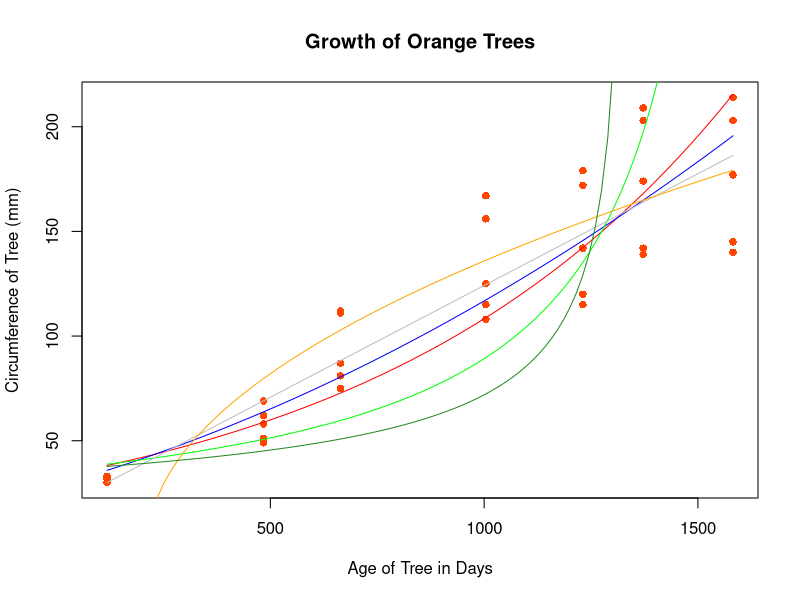
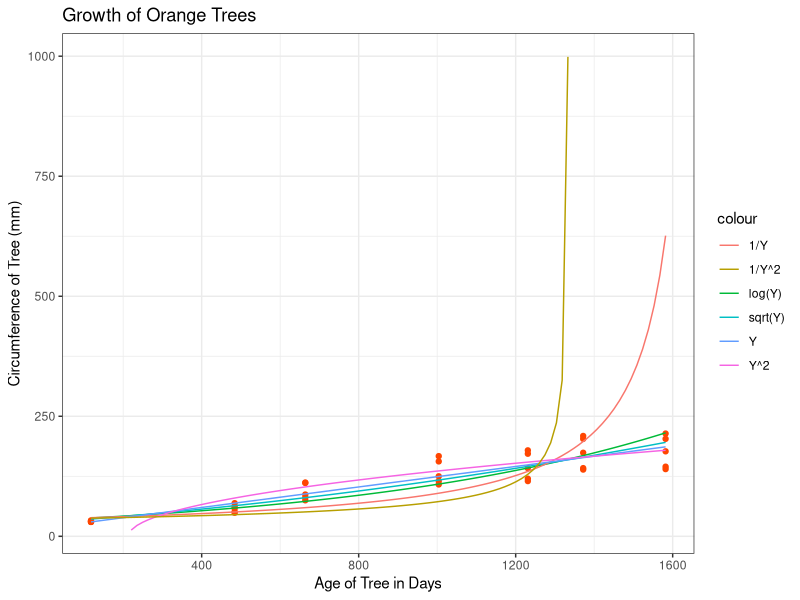
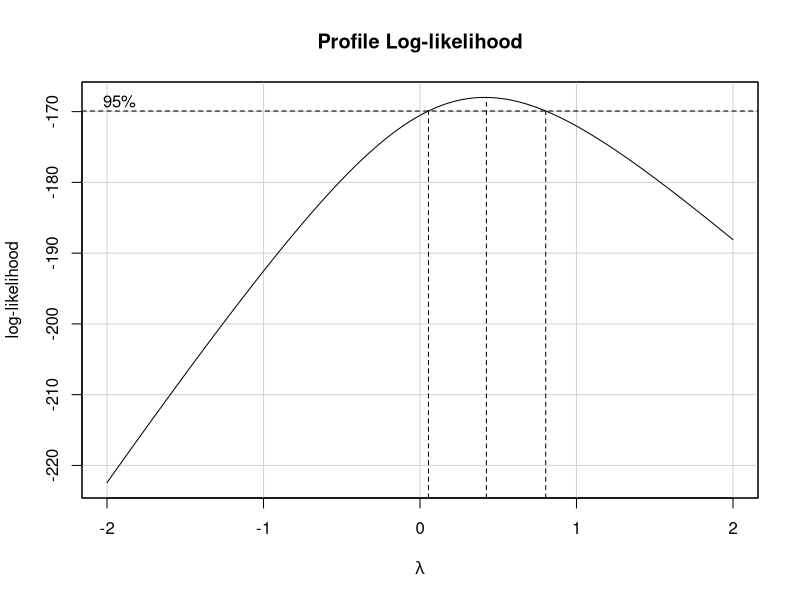
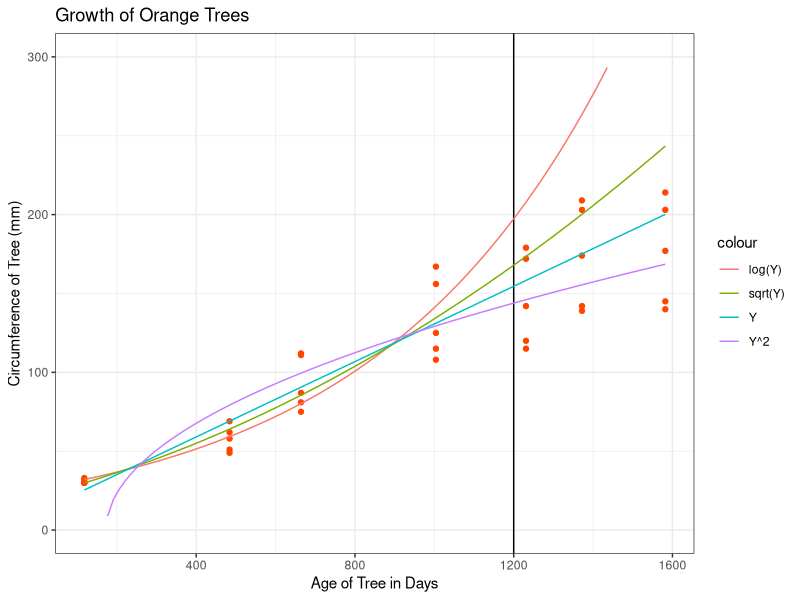

The R script that drew these images, in order:
lm.log <- lm(log(circumference) ~ age, data=Orange)
b.log <- coef(lm.log)
b.log[1]
b.log[2]

lm.sqrt <- lm(sqrt(circumference) ~ age, data=Orange)
b.sqrt <- coef(lm.sqrt)

lm.1oY <- lm(1/circumference ~ age, data=Orange)
b.1oY <- coef(lm.1oY)

lm.y <- lm(circumference ~ age, data=Orange)
b.y <- coef(lm.y)

lm.y2 <- lm(circumference^2 ~ age, data=Orange)
b.y2 <- coef(lm.y2)

lm.1oY2 <- lm(1/circumference^2 ~ age, data=Orange)
b.1oY2 <- coef(lm.1oY2)


# Base Graphic


plot(circumference ~ age, data=Orange, pch=16, col="orangered", main="Growth of Orange Trees", xlab="Age of Tree in Days", ylab="Circumference of Tree (mm)")

curve( exp(b.log[1] + b.log[2]*x), add=TRUE, col="red")
curve( (b.sqrt[1] + b.sqrt[2]*x)^2, add=TRUE, col="blue")
curve( 1/(b.1oY[1] + b.1oY[2]*x), add=TRUE, col="green")
curve( b.y[1] + b.y[2]*x, add=TRUE, col="gray")
curve( sqrt(b.y2[1] + b.y2[2]*x), add=TRUE, col="orange")
curve( 1/sqrt(b.1oY2[1] + b.1oY2[2]*x), add=TRUE, col="forestgreen")

# ggplot Graphic

library(tidyverse)

ggplot(Orange, aes(x=age, y=circumference)) + 
  geom_point(color="orangered") +
  stat_function(fun=function(x) exp(b.log[1] + b.log[2]*x), aes(color="log(Y)")) + 
  stat_function(fun=function(x) (b.sqrt[1] + b.sqrt[2]*x)^2, aes(color="sqrt(Y)")) + 
  stat_function(fun=function(x) 1/(b.1oY[1] + b.1oY[2]*x), aes(color="1/Y")) + 
  stat_function(fun=function(x) b.y[1] + b.y[2]*x, aes(color="Y")) + 
  stat_function(fun=function(x) sqrt(b.y2[1] + b.y2[2]*x), aes(color="Y^2")) + 
  stat_function(fun=function(x) 1/sqrt(b.1oY2[1] + b.1oY2[2]*x), aes(color="1/Y^2")) + 
  labs(title="Growth of Orange Trees", x="Age of Tree in Days", y="Circumference of Tree (mm)") + 
  theme_bw( ) 

library(car)
boxCox(lm.y)


YoungOrange <- filter(Orange, age < 1200)


lm.log <- lm(log(circumference) ~ age, data=YoungOrange)
b.log <- coef(lm.log)

lm.sqrt <- lm(sqrt(circumference) ~ age, data=YoungOrange)
b.sqrt <- coef(lm.sqrt)

lm.1oY <- lm(1/circumference ~ age, data=YoungOrange)
b.1oY <- coef(lm.1oY)

lm.y <- lm(circumference ~ age, data=YoungOrange)
b.y <- coef(lm.y)

lm.y2 <- lm(circumference^2 ~ age, data=YoungOrange)
b.y2 <- coef(lm.y2)

lm.1oY2 <- lm(1/circumference^2 ~ age, data=YoungOrange)
b.1oY2 <- coef(lm.1oY2)



ggplot(Orange, aes(x=age, y=circumference)) + 
  geom_point(color="orangered") +
  geom_vline(aes(xintercept=1200)) + 
  stat_function(fun=function(x) exp(b.log[1] + b.log[2]*x), aes(color="log(Y)")) + 
  stat_function(fun=function(x) (b.sqrt[1] + b.sqrt[2]*x)^2, aes(color="sqrt(Y)")) + 
#  stat_function(fun=function(x) 1/(b.1oY[1] + b.1oY[2]*x), aes(color="1/Y")) + 
  stat_function(fun=function(x) b.y[1] + b.y[2]*x, aes(color="Y")) + 
  stat_function(fun=function(x) sqrt(b.y2[1] + b.y2[2]*x), aes(color="Y^2")) + 
#  stat_function(fun=function(x) 1/sqrt(b.1oY2[1] + b.1oY2[2]*x), aes(color="1/Y^2")) + 
  ylim(c(0,300)) + 
  labs(title="Growth of Orange Trees", x="Age of Tree in Days", y="Circumference of Tree (mm)") + 
  theme_bw( ) 
